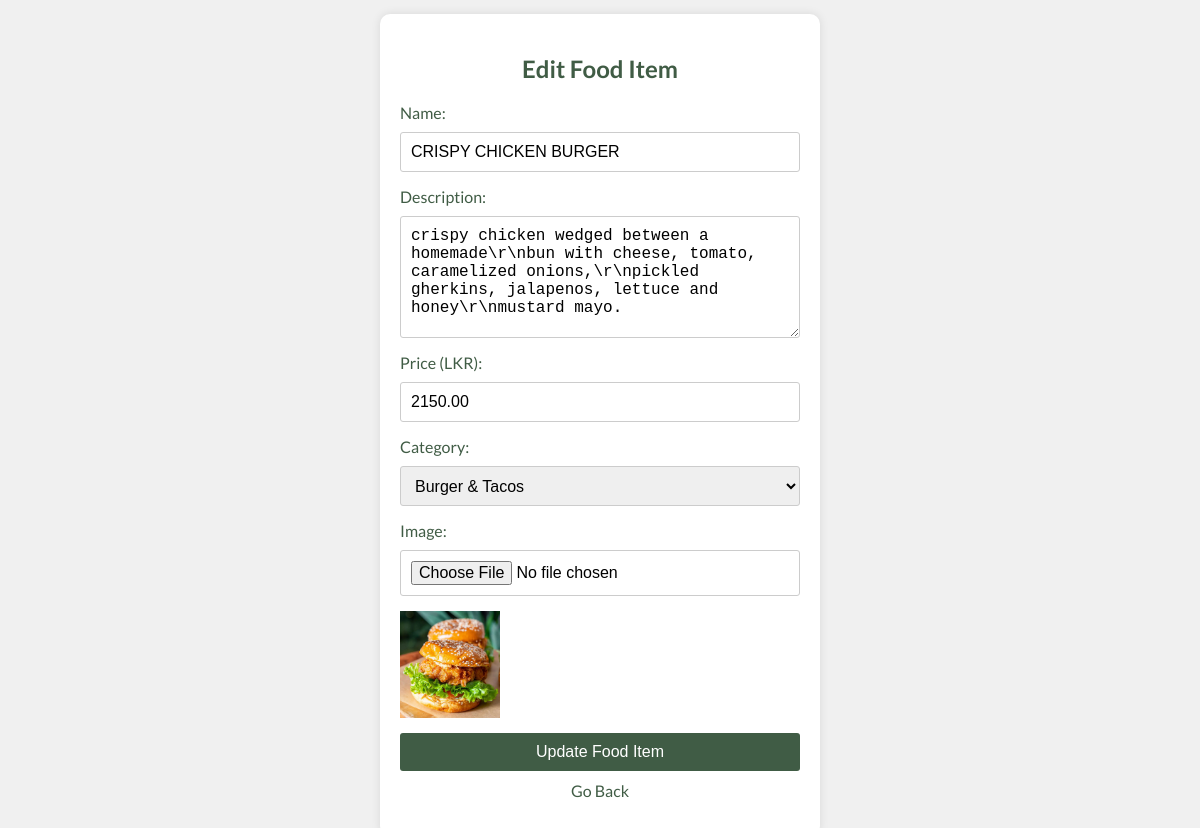
The page /pages/update_foodmenu.php?id=1 on the database its author committed.
### tables this page shows
CREATE TABLE `menu` (
  `id` int(11) NOT NULL,
  `name` varchar(255) NOT NULL,
  `description` text NOT NULL,
  `price` decimal(10,2) NOT NULL,
  `category` varchar(255) NOT NULL,
  `image` varchar(255) NOT NULL,
  `created_at` timestamp NOT NULL DEFAULT current_timestamp()
);

### pages/update_foodmenu.php (the view, shortened to what this page needs)
<?php
include("../Components/db.php");
if (isset($_GET['id']) && !empty($_GET['id'])) {
    $food_id = intval($_GET['id']);
    if ($food_id > 0) {
        $query = "SELECT * FROM menu WHERE id = ?";
        $stmt = mysqli_prepare($con, $query);
        mysqli_stmt_bind_param($stmt, "i", $food_id);
        mysqli_stmt_execute($stmt);
        $result = mysqli_stmt_get_result($stmt);
        if ($result && mysqli_num_rows($result) > 0) {
            $food_data = mysqli_fetch_assoc($result);
        } else {
            echo "No food item found with ID $food_id";
            exit();
        }
    } else {
        echo "Invalid food ID $food_id";
        exit();
    }
} else {
    echo "Food ID not specified.";
    exit();
}
?>
<!DOCTYPE html>
<html lang="en">
<head>
</head>
<body>
    <div class="edit-food-container">
        <h2>Edit Food Item</h2>
        <form action="<?php echo htmlspecialchars($_SERVER["PHP_SELF"]) . "?id=" . $food_data['id']; ?>" method="post"
            enctype="multipart/form-data">
            <label for="name">Name:</label>
            <input type="text" id="name" name="name" value="<?php echo htmlspecialchars($food_data['name']); ?>"
                required>
            <label for="description">Description:</label>
            <textarea id="description" name="description"
                required><?php echo htmlspecialchars($food_data['description']); ?></textarea>
            <label for="price">Price (LKR):</label>
            <input type="number" id="price" name="price" min="0" step="0.01"
                value="<?php echo htmlspecialchars($food_data['price']); ?>" required>
            <label for="category">Category:</label>
            <select id="category" name="category" required>
                <option value="Burger & Tacos"
                    <?php if ($food_data['category'] == 'Burger & Tacos') echo 'selected'; ?>>Burger & Tacos</option>
            </select>
            <label for="image">Image:</label>
            <input type="file" id="image" name="image" accept="image/*">
            <img src="<?php echo htmlspecialchars($food_data['image']); ?>" alt="Current Image" width="100">
            <button type="submit">Update Food Item</button>
        </form>
        <p><a href="adminfoodmenu.php">Go Back</a></p>
    </div>
</body>
</html>

### pages/update_foodmenu.php (style rules this page uses)
body { font-family: 'Lato', sans-serif; background-color: #f0f0f0; display: flex; justify-content: center; align-items: center; height: 100vh; margin: 0; }
.edit-food-container { width: 400px; background-color: #fff; padding: 20px; border-radius: 10px; box-shadow: 0 0 10px rgba(0, 0, 0, 0.1); margin-top: 50px; }
.edit-food-container h2 { font-weight: 600; margin-bottom: 20px; text-align: center; color: #405c45; }
.edit-food-container form { display: flex; flex-direction: column; }
.edit-food-container label { margin-bottom: 10px; color: #405c45; }
.edit-food-container input, .edit-food-container textarea { padding: 10px; margin-bottom: 15px; border: 1px solid #ccc; border-radius: 3px; font-size: 16px; }
.edit-food-container textarea { resize: vertical; min-height: 100px; }
.edit-food-container button { background-color: #405c45; color: #fff; border: none; padding: 10px 20px; cursor: pointer; border-radius: 3px; font-size: 16px; margin-top: 15px; }
.edit-food-container p { text-align: center; margin-top: 10px; }
.edit-food-container p a { color: #405c45; text-decoration: none; }
.edit-food-container select { padding: 10px; font-size: 16px; border: 1px solid #ccc; border-radius: 3px; width: 100%; height: 40px; max-width: 100%; margin-bottom: 15px; box-sizing: border-box; }
.edit-food-container select option { padding: 10px; font-size: 16px; }
.edit-food-container select option:checked { font-weight: bold; color: #405c45; }

### rows shown on the page
menu: name "CRISPY CHICKEN BURGER", description "crispy chicken wedged between a homemade\\r\\nbun with cheese, tomato, caramelized onions,\\r\\npickled gherkins, jalapenos, lettuce and honey\\r\\nmustard mayo.", price "2150.00", category "Burger & Tacos", image (picture)
